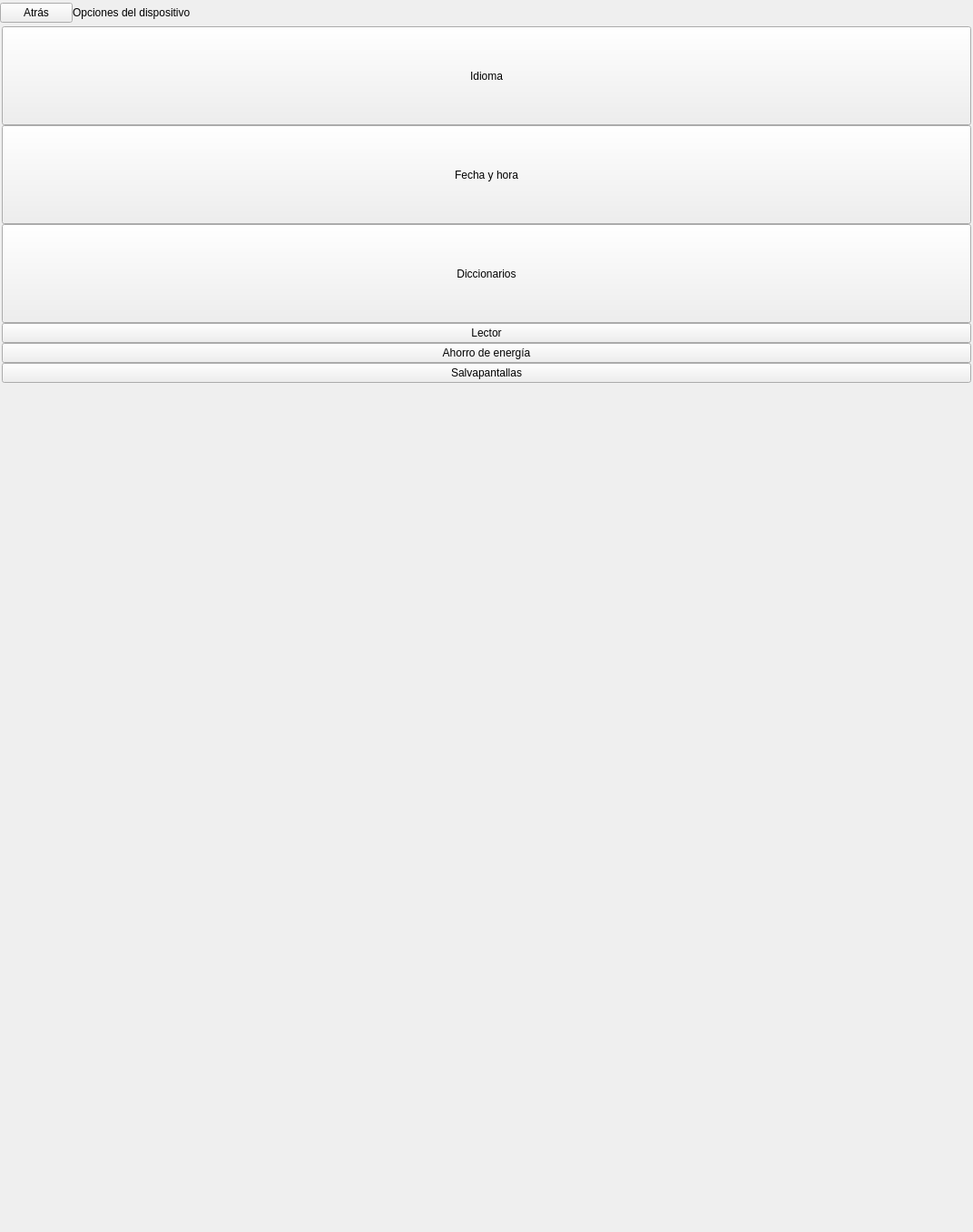
<?xml version="1.0" encoding="UTF-8"?>
<ui version="4.0">
 <class>SettingsDeviceOptionsMenu</class>
 <widget class="QWidget" name="SettingsDeviceOptionsMenu">
  <property name="geometry">
   <rect>
    <x>0</x>
    <y>0</y>
    <width>1072</width>
    <height>1358</height>
   </rect>
  </property>
  <property name="sizePolicy">
   <sizepolicy hsizetype="Expanding" vsizetype="Expanding">
    <horstretch>0</horstretch>
    <verstretch>0</verstretch>
   </sizepolicy>
  </property>
  <property name="minimumSize">
   <size>
    <width>0</width>
    <height>0</height>
   </size>
  </property>
  <property name="maximumSize">
   <size>
    <width>1072</width>
    <height>1358</height>
   </size>
  </property>
  <property name="windowTitle">
   <string>Form</string>
  </property>
  <property name="styleSheet">
   <string notr="true" />
  </property>
  <layout class="QVBoxLayout" name="verticalLayout">
   <property name="spacing">
    <number>0</number>
   </property>
   <property name="margin">
    <number>0</number>
   </property>
   <item>
    <widget class="QWidget" name="settingsSectionHeader" native="true">
     <layout class="QHBoxLayout" name="horizontalLayout_8">
      <property name="spacing">
       <number>0</number>
      </property>
      <property name="margin">
       <number>0</number>
      </property>
      <item>
       <widget class="QPushButton" name="backBtn">
        <property name="focusPolicy">
         <enum>Qt::NoFocus</enum>
        </property>
        <property name="text">
         <string>Atr&#225;s</string>
        </property>
       </widget>
      </item>
      <item>
       <widget class="QLabel" name="sectionTitleLbl">
        <property name="minimumSize">
         <size>
          <width>0</width>
          <height>0</height>
         </size>
        </property>
        <property name="maximumSize">
         <size>
          <width>16777215</width>
          <height>14142</height>
         </size>
        </property>
        <property name="text">
         <string>Opciones del dispositivo</string>
        </property>
       </widget>
      </item>
      <item>
       <spacer name="horizontalSpacer">
        <property name="orientation">
         <enum>Qt::Horizontal</enum>
        </property>
        <property name="sizeHint" stdset="0">
         <size>
          <width>57</width>
          <height>28</height>
         </size>
        </property>
       </spacer>
      </item>
     </layout>
    </widget>
   </item>
   <item>
    <widget class="QFrame" name="settingsMarginTop">
     <property name="frameShape">
      <enum>QFrame::StyledPanel</enum>
     </property>
     <property name="frameShadow">
      <enum>QFrame::Raised</enum>
     </property>
    </widget>
   </item>
   <item>
    <widget class="QWidget" name="settingsMenuListCont" native="true">
     <property name="sizePolicy">
      <sizepolicy hsizetype="Minimum" vsizetype="Fixed">
       <horstretch>0</horstretch>
       <verstretch>0</verstretch>
      </sizepolicy>
     </property>
     <property name="styleSheet">
      <string notr="true" />
     </property>
     <layout class="QVBoxLayout" name="verticalLayout_2">
      <property name="spacing">
       <number>0</number>
      </property>
      <property name="leftMargin">
       <number>2</number>
      </property>
      <property name="topMargin">
       <number>1</number>
      </property>
      <property name="rightMargin">
       <number>2</number>
      </property>
      <property name="bottomMargin">
       <number>2</number>
      </property>
      <item>
       <widget class="SilentQPushButton" name="languageBtn">
        <property name="sizePolicy">
         <sizepolicy hsizetype="Expanding" vsizetype="Expanding">
          <horstretch>0</horstretch>
          <verstretch>0</verstretch>
         </sizepolicy>
        </property>
        <property name="minimumSize">
         <size>
          <width>0</width>
          <height>109</height>
         </size>
        </property>
        <property name="maximumSize">
         <size>
          <width>16777215</width>
          <height>154</height>
         </size>
        </property>
        <property name="focusPolicy">
         <enum>Qt::NoFocus</enum>
        </property>
        <property name="text">
         <string>Idioma</string>
        </property>
       </widget>
      </item>
      <item>
       <widget class="SilentQPushButton" name="dateTimeBtn">
        <property name="sizePolicy">
         <sizepolicy hsizetype="Expanding" vsizetype="Expanding">
          <horstretch>0</horstretch>
          <verstretch>0</verstretch>
         </sizepolicy>
        </property>
        <property name="minimumSize">
         <size>
          <width>0</width>
          <height>109</height>
         </size>
        </property>
        <property name="maximumSize">
         <size>
          <width>16777215</width>
          <height>154</height>
         </size>
        </property>
        <property name="focusPolicy">
         <enum>Qt::NoFocus</enum>
        </property>
        <property name="text">
         <string>Fecha y hora</string>
        </property>
       </widget>
      </item>
      <item>
       <widget class="SilentQPushButton" name="dictionariesBtn">
        <property name="sizePolicy">
         <sizepolicy hsizetype="Expanding" vsizetype="Expanding">
          <horstretch>0</horstretch>
          <verstretch>0</verstretch>
         </sizepolicy>
        </property>
        <property name="minimumSize">
         <size>
          <width>0</width>
          <height>109</height>
         </size>
        </property>
        <property name="maximumSize">
         <size>
          <width>16777215</width>
          <height>154</height>
         </size>
        </property>
        <property name="focusPolicy">
         <enum>Qt::NoFocus</enum>
        </property>
        <property name="text">
         <string>Diccionarios</string>
        </property>
       </widget>
      </item>
      <item>
       <widget class="SilentQPushButton" name="readerBtn">
        <property name="text">
         <string>Lector</string>
        </property>
       </widget>
      </item>
      <item>
       <widget class="SilentQPushButton" name="energySavingBtn">
        <property name="text">
         <string>Ahorro de energ&#237;a</string>
        </property>
       </widget>
      </item>
      <item>
       <widget class="SilentQPushButton" name="screenSaverBtn">
        <property name="text">
         <string>Salvapantallas</string>
        </property>
       </widget>
      </item>
     </layout>
    </widget>
   </item>
   <item>
    <spacer name="verticalSpacer">
     <property name="orientation">
      <enum>Qt::Vertical</enum>
     </property>
     <property name="sizeHint" stdset="0">
      <size>
       <width>28</width>
       <height>57</height>
      </size>
     </property>
    </spacer>
   </item>
  </layout>
 </widget>
 <customwidgets>
  <customwidget>
   <class>SilentQPushButton</class>
   <extends>QPushButton</extends>
   <header>SilentQPushButton.h</header>
  </customwidget>
 </customwidgets>
 <resources />
 <connections />
</ui>
